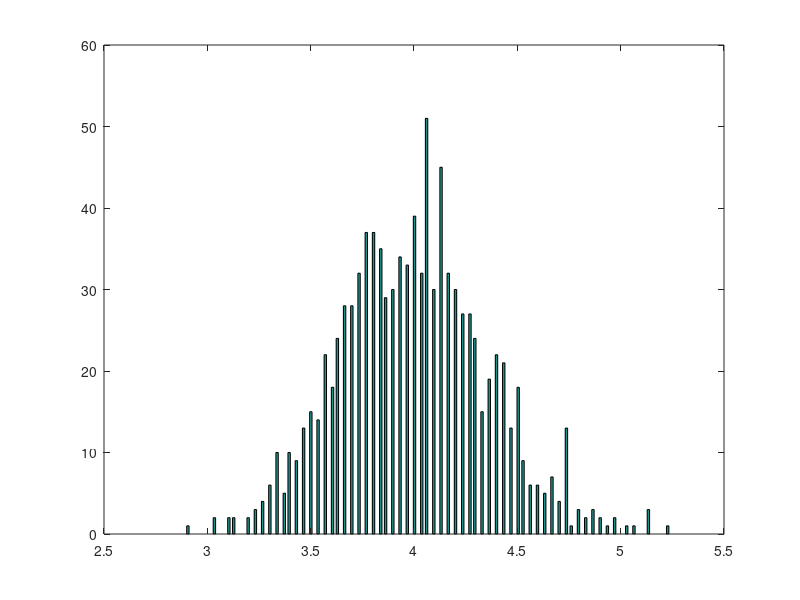

MATLAB code to generate this figure:
% 1.
% log L = -l * n + (Sum x_i) log l - Sum log (x_i!)
% d log L / d l = -n + (Sum x_i) / l = 0 
% QED

% 2.

M = 1000;
n = 30;
lambda = 4;

for sample=1:M
    for i=1:n
        S(sample, i) = poissrnd(lambda);
    end
end

mu_lambda = sum(S')/n;
mu_lambda_avg = sum(mu_lambda)/M
hist(mu_lambda, 200);
